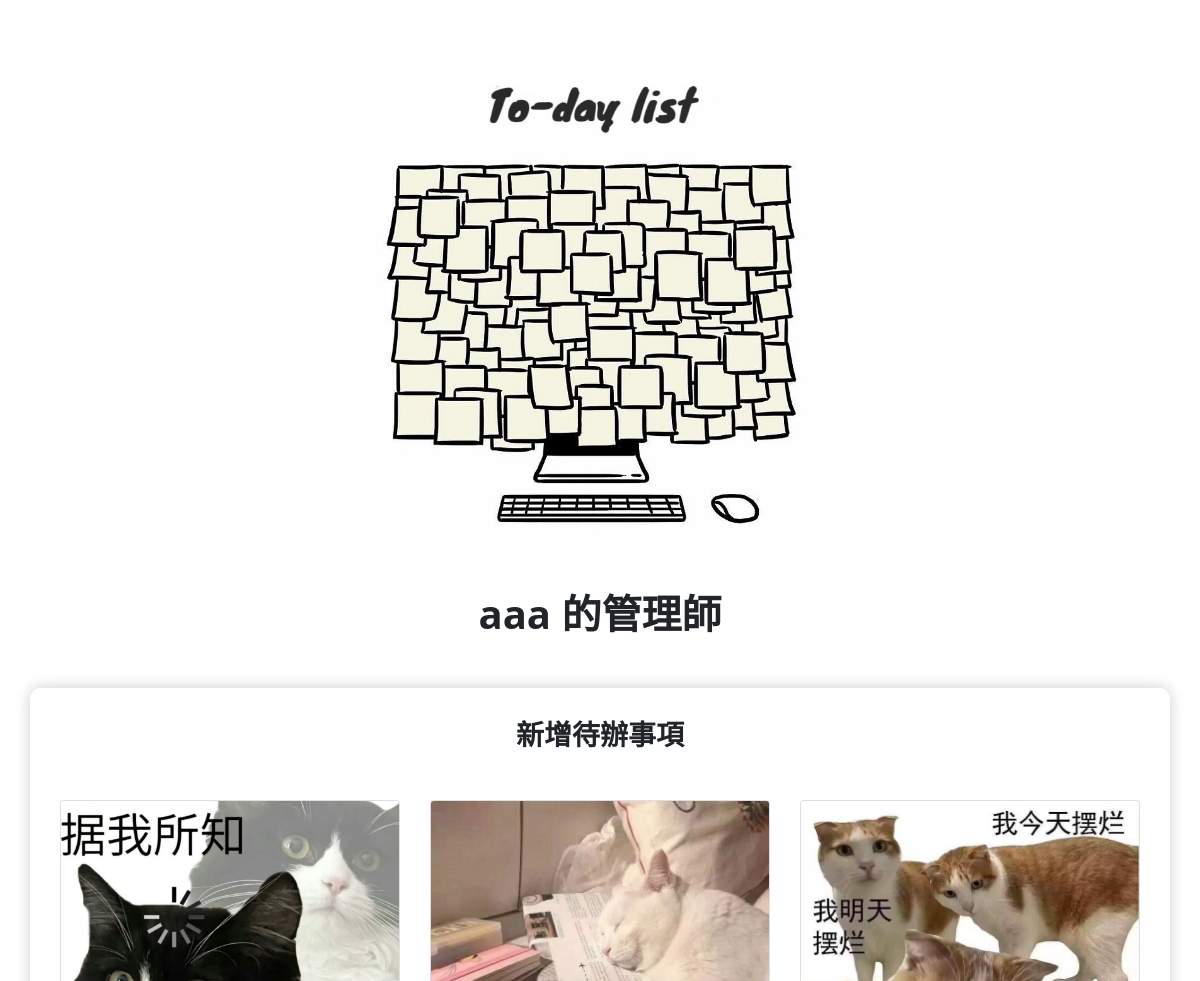
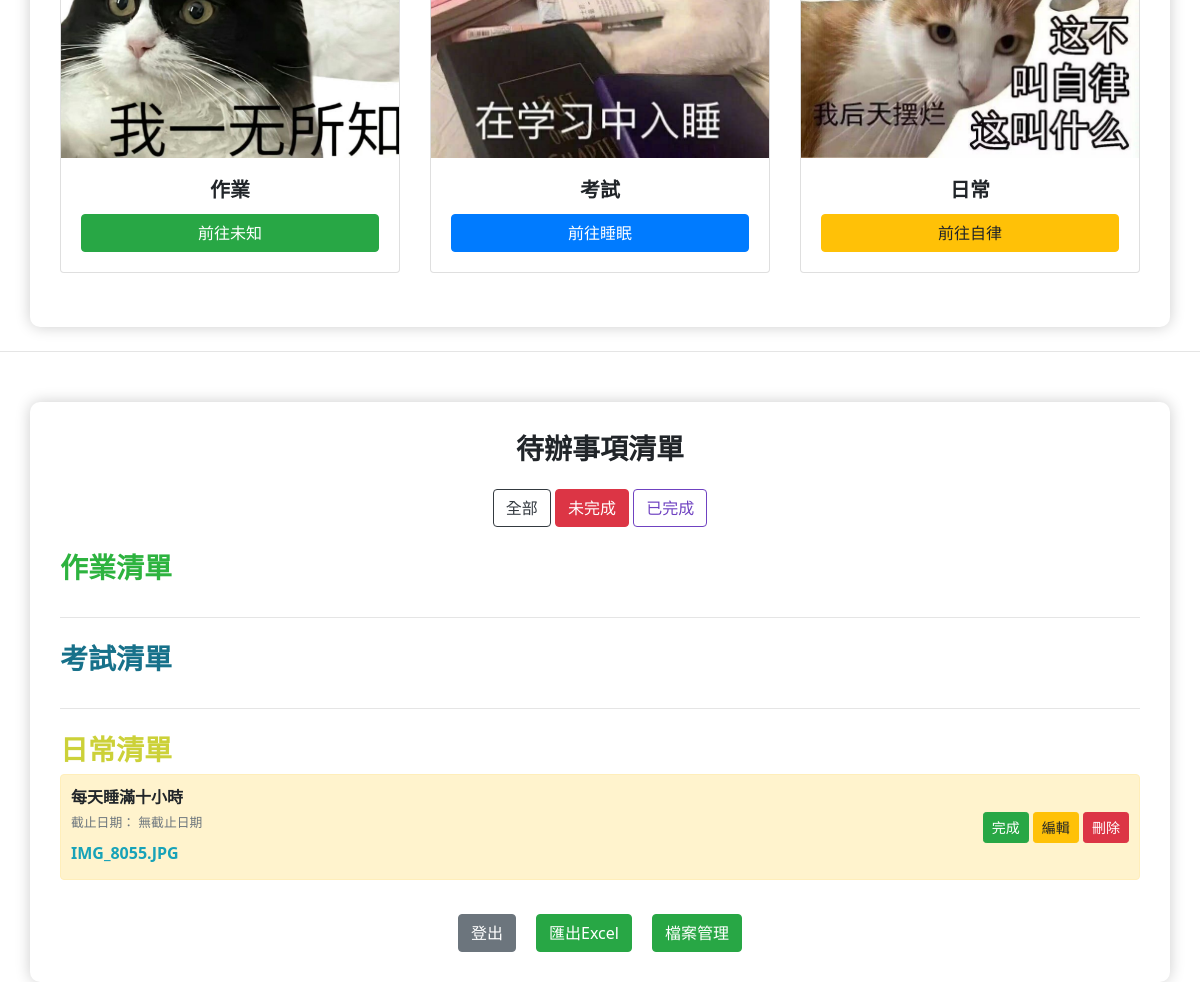
The app's page /?category=incomplete (signed in) with its own data (2 pictures, top to bottom).
### app.py (models this page shows)
class User(db.Model):
    id = db.Column(db.Integer, primary_key=True)
    username = db.Column(db.String(150), nullable=False, unique=True)
    password = db.Column(db.String(200), nullable=False)
    todos = db.relationship('Todo', backref='user', lazy=True)

class Todo(db.Model):
    id = db.Column(db.Integer, primary_key=True)
    content = db.Column(db.String(200), nullable=False)
    completed = db.Column(db.Boolean, default=False)
    date_created = db.Column(db.DateTime, default=datetime.utcnow)
    due_date = db.Column(db.DateTime, nullable=True)
    user_id = db.Column(db.Integer, db.ForeignKey('user.id'), nullable=False)
    category = db.Column(db.String(50), nullable=False, default='日常')
    files = db.relationship('File', backref='todo', lazy=True)  # 關聯檔案

class File(db.Model):
    id = db.Column(db.Integer, primary_key=True)
    filename = db.Column(db.String(200), nullable=False)  # 檔案名稱
    filepath = db.Column(db.String(300), nullable=False)  # 檔案路徑
    todo_id = db.Column(db.Integer, db.ForeignKey('todo.id'), nullable=False)  # 關聯待辦事項
    upload_time = db.Column(db.DateTime, default=datetime.utcnow)  # 上傳時間

### app.py (the view)
@app.route('/')
def index():
    if 'user_id' not in session:
        return redirect(url_for('login'))
    user = db.session.get(User, session['user_id'])
    if not user:
        return redirect(url_for('login'))
    category = request.args.get('category', 'all')
    if category == 'completed':
        todos = Todo.query.filter_by(user_id=user.id, completed=True).order_by(Todo.due_date.asc().nulls_last(), Todo.date_created.asc()).all()
    elif category == 'incomplete':
        todos = Todo.query.filter_by(user_id=user.id, completed=False).order_by(Todo.due_date.asc().nulls_last(), Todo.date_created.asc()).all()
    else:  # 默認顯示全部
        todos = Todo.query.filter_by(user_id=user.id).order_by(Todo.due_date.asc().nulls_last(), Todo.date_created.asc()).all()
    for todo in todos:
        todo.is_overdue = todo.due_date and todo.due_date < datetime.utcnow()
    files = File.query.join(Todo, File.todo_id == Todo.id).filter(Todo.user_id == user.id).all()
    reminders = session.pop('reminder', None)
    return render_template('index.html', todos=todos, username=user.username, reminders=reminders, category=category, files=files)

### app.py (called while the page is built)
@app.before_request
def update_last_activity():
    if 'user_id' in session:
        session.permanent = True  # 設定 session 為永久，以便配合 `permanent_session_lifetime`
        session.modified = True  # 確保活動時間更新

@app.before_request
def update_last_activity():
    if 'user_id' in session:
        session.permanent = True  # 設定 session 為永久，以便配合 `permanent_session_lifetime`
        session.modified = True  # 確保活動時間更新

### templates/index.html (shortened to what this page needs)
<!DOCTYPE html>
<html lang="zh-Hant">
<head>
    <link rel="stylesheet" href="https://stackpath.bootstrapcdn.com/bootstrap/4.5.2/css/bootstrap.min.css">
</head>
<body>
    <div id="carouselExampleIndicators" class="carousel slide" data-ride="carousel" data-interval="3000">
        <ol class="carousel-indicators">
          <li data-target="#carouselExampleIndicators" data-slide-to="0" class="active"></li>
          <li data-target="#carouselExampleIndicators" data-slide-to="1"></li>
          <li data-target="#carouselExampleIndicators" data-slide-to="2"></li>
        </ol>
        <div class="carousel-inner">
          <div class="carousel-item active">
            <img src="static/images/image1.jpg" class="d-block w-100" alt="圖片 1">
          </div>
        </div>
        <a class="carousel-control-prev" href="#carouselExampleIndicators" role="button" data-slide="prev">
          <span class="carousel-control-prev-icon" aria-hidden="true"></span>
        </a>
        <a class="carousel-control-next" href="#carouselExampleIndicators" role="button" data-slide="next">
          <span class="carousel-control-next-icon" aria-hidden="true"></span>
        </a>
    </div>
    <h1 class="text-center mb-4">{{ username }} 的管理師</h1>
    <div class="container">
        <h3 class="text-center mb-4">新增待辦事項</h3>
        <div class="row justify-content-center mt-5">
            <div class="col-md-4 mb-4">
                <div class="card">
                    <img src="static/images/homework.jpg" class="card-img-top" alt="作業">
                    <div class="card-body">
                        <h5 class="card-title text-center">作業</h5>
                        <a href="/category/作業" class="btn btn-success w-100">前往未知</a>
                    </div>
                </div>
            </div>
            <div class="col-md-4 mb-4">
                <div class="card">
                    <img src="static/images/test.jpg" class="card-img-top" alt="考試">
                    <div class="card-body">
                        <h5 class="card-title text-center">考試</h5>
                        <a href="/category/考試" class="btn btn-primary w-100">前往睡眠</a>
                    </div>
                </div>
            </div>
            <div class="col-md-4 mb-4">
                <div class="card">
                    <img src="static/images/life.jpg" class="card-img-top" alt="日常">
                    <div class="card-body">
                        <h5 class="card-title text-center">日常</h5>
                        <a href="/category/日常" class="btn btn-warning w-100">前往自律</a>
                    </div>
                </div>
            </div>
        </div>
    </div>
    <hr class="my-4">
    <div class="container">
        <h3 class="text-center mb-4">待辦事項清單</h3>
        <div class="text-center mb-4">
            <a href="/?category=all" class="btn btn-outline-dark {% if category == 'all' %}active{% endif %}">全部</a>
            <a href="/?category=incomplete" class="btn btn-outline-danger {% if category == 'incomplete' %}active{% endif %}">未完成</a>
            <a href="/?category=completed" class="btn btn-outline-purple {% if category == 'completed' %}active{% endif %}">已完成</a>
        </div>
        {% macro render_category(category_name, todos) %}
        <div class="category">
            <h3 class="{% if category_name == '作業' %}text-green{% elif category_name == '考試' %}text-blue{% elif category_name == '日常' %}text-Yellow{% endif %}">
            {{ category_name }}清單
            </h3>
            <ul class="list-group">
                {% for todo in todos if todo.category == category_name %}
                {% set matched_files = (files|selectattr("todo_id", "equalto", todo.id)|list) %}
                    <li class="list-group-item todo-item category-{{ category_name }} {% if todo.completed %}completed{% endif %}">
                        <div class="d-flex justify-content-between align-items-center">
                            <div>
                                <span class="{% if todo.is_overdue %}text-danger{% else %}text-body{% endif %}">
                                    {{ todo.content }}
                                </span><br>
                                <small class="{% if todo.is_overdue %}text-danger{% else %}text-muted{% endif %}">
                                    截止日期：
                                    {% if todo.due_date %}
                                        {{ todo.due_date.strftime('%Y-%m-%d %H:%M:%S') }}
                                    {% else %}
                                        無截止日期
                                    {% endif %}
                                </small>
                                {% if matched_files|length > 0 %}
                                <div class="mt-2">
                                    {% for f in matched_files %}
                                        <a href="{{ url_for('view_file', file_id=f.id) }}" target="_blank" class="text-info d-block mb-1">
                                            {{ f.filename }}
                                        </a>
                                    {% endfor %}
                                </div>
                                {% endif %}
                            </div>
                            <div>
                                <a href="/complete/{{ todo.id }}" class="btn btn-success btn-sm">
                                    {{ '未完成' if todo.completed else '完成' }}
                                </a>
                                <a href="javascript:void(0);" class="btn btn-warning btn-sm edit-btn"
                                data-id="{{ todo.id }}" data-content="{{ todo.content }}"
                                data-due-date="{{ todo.due_date.strftime('%Y-%m-%d') if todo.due_date else '' }}"
                                data-files='[
                                {% for f in matched_files %}
                                    {"id":{{f.id}}, "filename":"{{f.filename}}"}
                                {% endfor %}
                                ]'>
                                    編輯
                                </a>
                                <a href="/delete/{{ todo.id }}" class="btn btn-danger btn-sm">刪除</a>
                            </div>
                        </div>
                    </li>
                {% endfor %}
            </ul>
        </div>
        {% endmacro %}
        {{ render_category('作業', todos) }}
        <hr class="my-4">
        {{ render_category('考試', todos) }}
        <hr class="my-4">
        {{ render_category('日常', todos) }}
    <div class="text-center mt-4">
        <a href="/logout" class="btn btn-secondary mx-2">登出</a>
        <a href="/export" class="btn btn-success mx-2">匯出Excel</a>
        <a href="/files" class="btn btn-success mx-2">檔案管理</a>
    </div>
</body>
</html>

### templates/index.html (style rules this page uses)
body { background-color: #ffffff; transition: background-color 0.3s ease; font-family: 'Noto Sans TC', sans; font-weight: 600; }
h1, h2, h3, h4, h5, h6 { font-family: 'Noto Sans TC', sans !important; font-weight: 600 !important; }
.container { margin-top: 50px; background-color: #ffffff; padding: 30px; border-radius: 10px; box-shadow: 0 0 15px rgba(0, 0, 0, 0.2); }
.todo-item { padding: 10px; border-radius: 5px; margin-bottom: 10px; }
.list-group-item.category-日常 { background-color: #fff3cd; border-color: #ffeeba; }
.text-blue { color: rgb(23, 113, 138); }
.text-green { color: rgb(45, 179, 63); }
.text-Yellow { color: rgb(204, 209, 57); }
.btn-outline-purple { color: #6f42c1; border-color: #6f42c1; }
.carousel-inner img { width: 80%; max-height: 550px; object-fit: over; }
.carousel { padding: 25px 150px; border-radius: 20px; overflow: hidden; }
.carousel-inner { border-radius: 20px; }
.carousel-item img { width: 100%; border-radius: 20px; }

### records on screen
User: username "aaa"
Todo: content "每天睡滿十小時", shows "無截止日期", completed "完成"
File: filename "IMG_8055.JPG"

### other values on screen
{{ category_name }} "作業 考試 日常"
